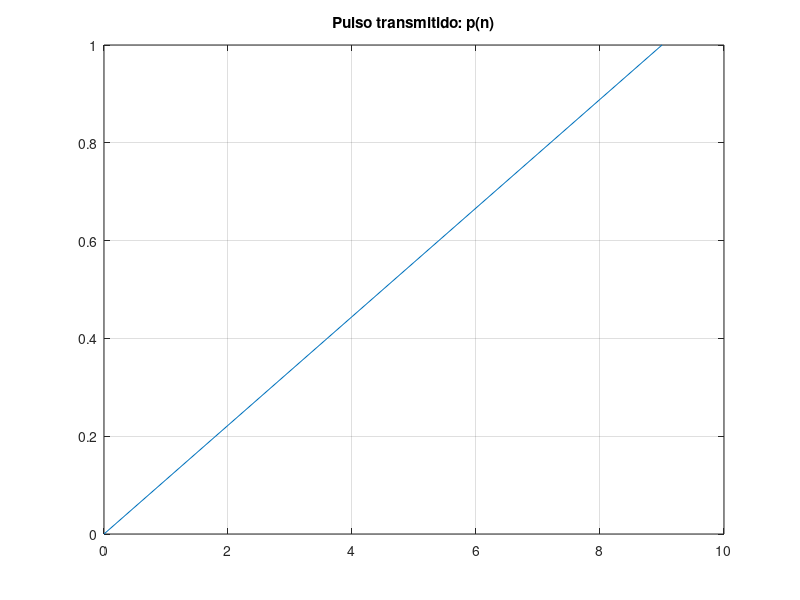
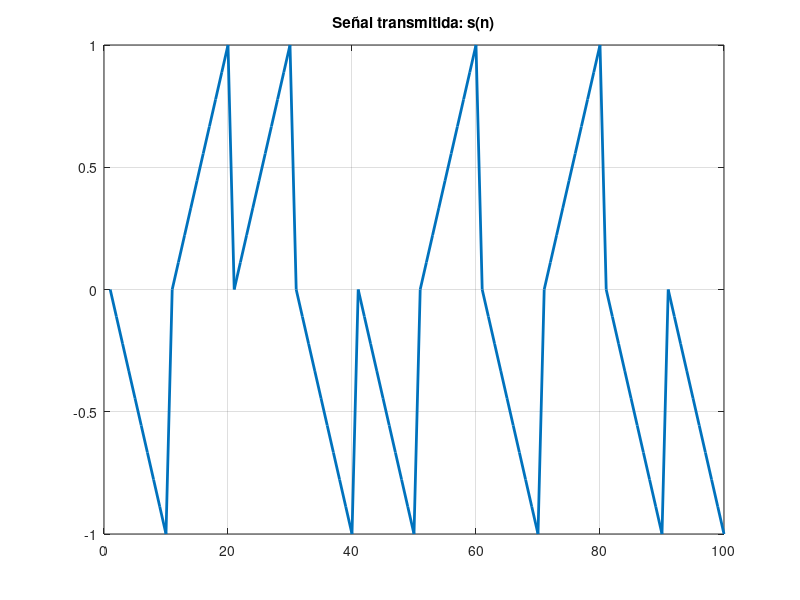

Recreate these plots in MATLAB, in order.
%%%%%%           SISTEMA DE TRANSMISION BANDA BASE         %%%%%%


clear all;
close all;

%=================== Parametros ==================================
N=10;		 % Periodo de simbolo
L=10;		 % Numero de bits a transmitir
tipopulso=4; %1: pulso rectangular



%=================== Generacion del pulso =========================

n=0:N-1;
pulso=zeros(1,N); %Así ya reservamos memoria para el pulso

if tipopulso == 1  %pulso rectangular
  pulso(:) = 1; %Los dos puntos es para coger todos los elementos
elseif tipopulso == 2 %escrina un elseif por cda tipo
    pulso(1:N/2) = 1;
elseif tipopulso == 3
    pulso(1:N/2) = 1;
    pulso(N/2:end) = -1;
elseif tipopulso == 4
    pulso = linspace(0,1,N);
end;


%=================== Calculo de la energia del pulso =============
%Escriba el codigo para calcular la energia

Ep = sum(pulso.^2);

%Ep = pulso * pulso.';
disp(Ep);

%=================== Generacion de la senal (modulacion) =========

bits=rand(1,L) < 0.5; %genera 0 y 1 a partir de un vector de numeros
                      %aleatorios con distribucion uniforme

%Escriba un bucle que asocie un pulso con amplitud positiva a 0 y
%un pulso con amplitud negativa a 1

s_mod = [];
for k = 1:L
    Ak = 1 - 2*bits(k);
    s_mod = [s_mod, pulso*Ak];
end

%=================== Representacion grafica ===================
figure(1)
plot(n,pulso);
title('Pulso transmitido: p(n)');
grid;

figure(2)
%Escriba el codigo para representar la senal

plot(s_mod, 'LineWidth', 2);
title('Señal transmitida: s(n)');
grid;
